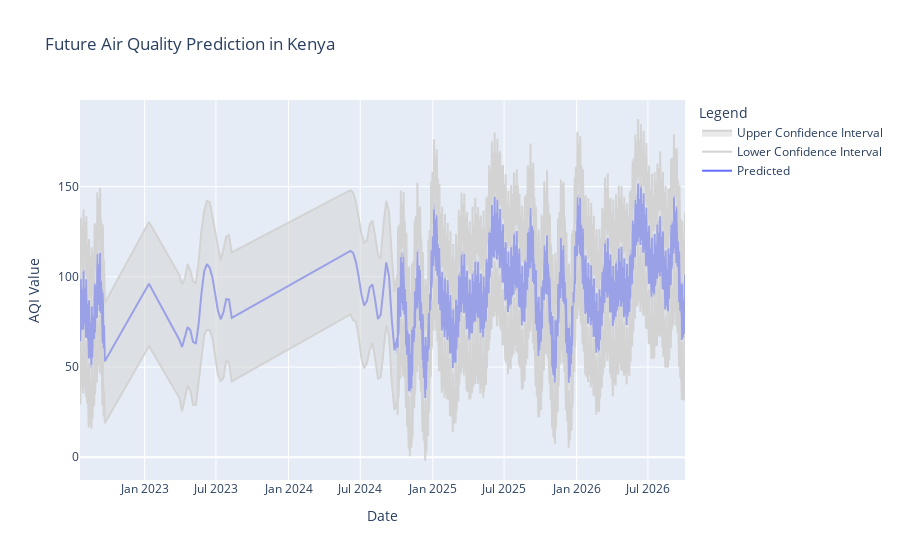

The cell this chart's notebook holds for it:
### Code cell
fig = go.Figure()

# Add historical data
# fig.add_trace(go.Scatter(x=data['ds'], y=data['y'], mode='lines', name='Actual', fill='red'))

# Add forecasted data
fig.add_trace(go.Scatter(x=kenyan_predictions['ds'], y=kenyan_predictions['yhat'], mode='lines', name='Predicted'))

# Add prediction intervals
fig.add_trace(go.Scatter(x=kenyan_predictions['ds'], y=kenyan_predictions['yhat_lower'], fill=None, mode='lines', line_color='lightgrey', name='Lower Confidence Interval'))
fig.add_trace(go.Scatter(x=kenyan_predictions['ds'], y=kenyan_predictions['yhat_upper'], fill='tonexty', mode='lines', line_color='lightgrey', name='Upper Confidence Interval'))

# Update layout
fig.update_layout(
    title=f'Future Air Quality Prediction in Kenya',
    xaxis_title='Date',
    yaxis_title='AQI Value',
    legend_title='Legend'
)

fig.show()

### Figure 1 — Plotly figure (JSON) as saved in the notebook; plotly's stock layout.template omitted (floating-point values rounded to 4 significant figures; data arrays with more than 128 entries replaced by an {"elided": "..."} marker saying what was removed)
{"data": [{"mode": "lines", "name": "Predicted", "type": "scatter", "x": {"elided": "833 str values"}, "y": {"elided": "833 float values"}}, {"line": {"color": "lightgrey"}, "mode": "lines", "name": "Lower Confidence Interval", "type": "scatter", "x": {"elided": "833 str values"}, "y": {"elided": "833 float values"}}, {"fill": "tonexty", "line": {"color": "lightgrey"}, "mode": "lines", "name": "Upper Confidence Interval", "type": "scatter", "x": {"elided": "833 str values"}, "y": {"elided": "833 float values"}}], "layout": {"autosize": true, "legend": {"title": {"text": "Legend"}}, "title": {"text": "Future Air Quality Prediction in Kenya"}, "xaxis": {"autorange": true, "range": ["2022-07-21", "2026-10-03"], "title": {"text": "Date"}, "type": "date"}, "yaxis": {"autorange": true, "range": [-12.6, 198.0], "title": {"text": "AQI Value"}, "type": "linear"}}}
